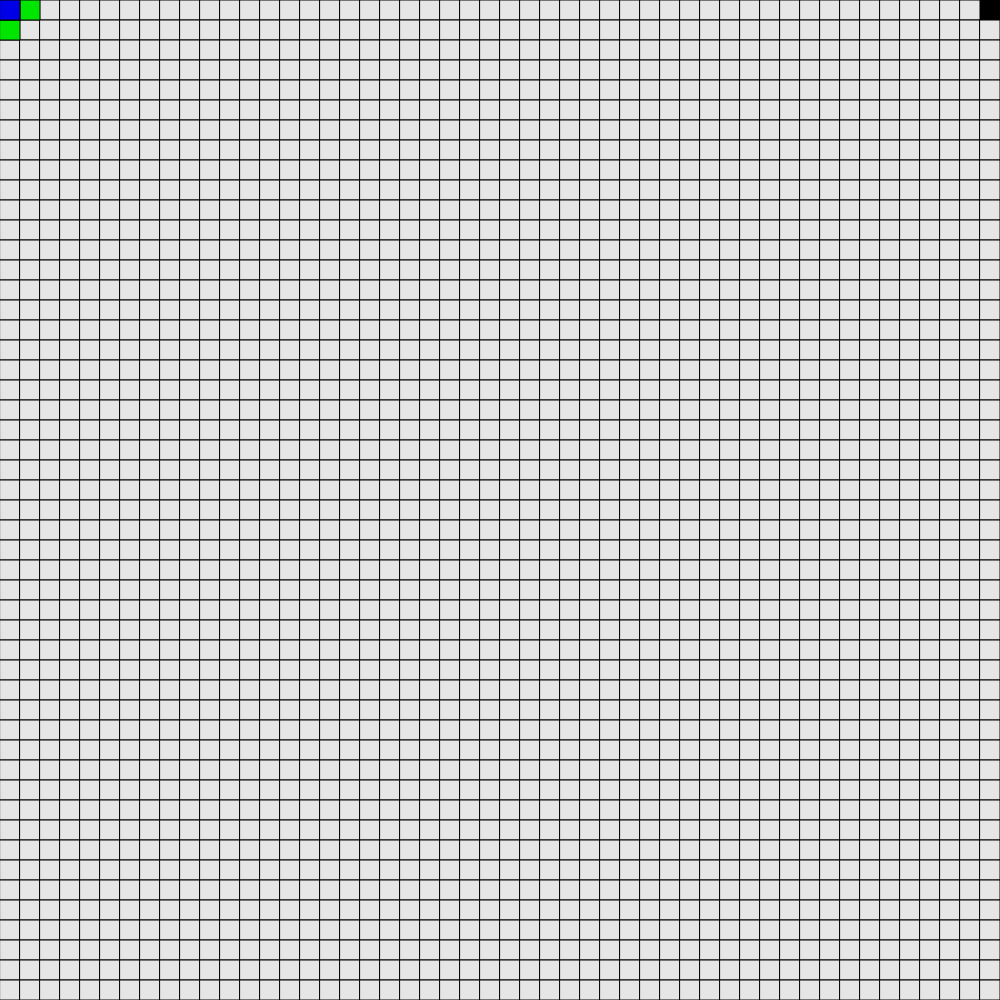
Frame 1 (no input)
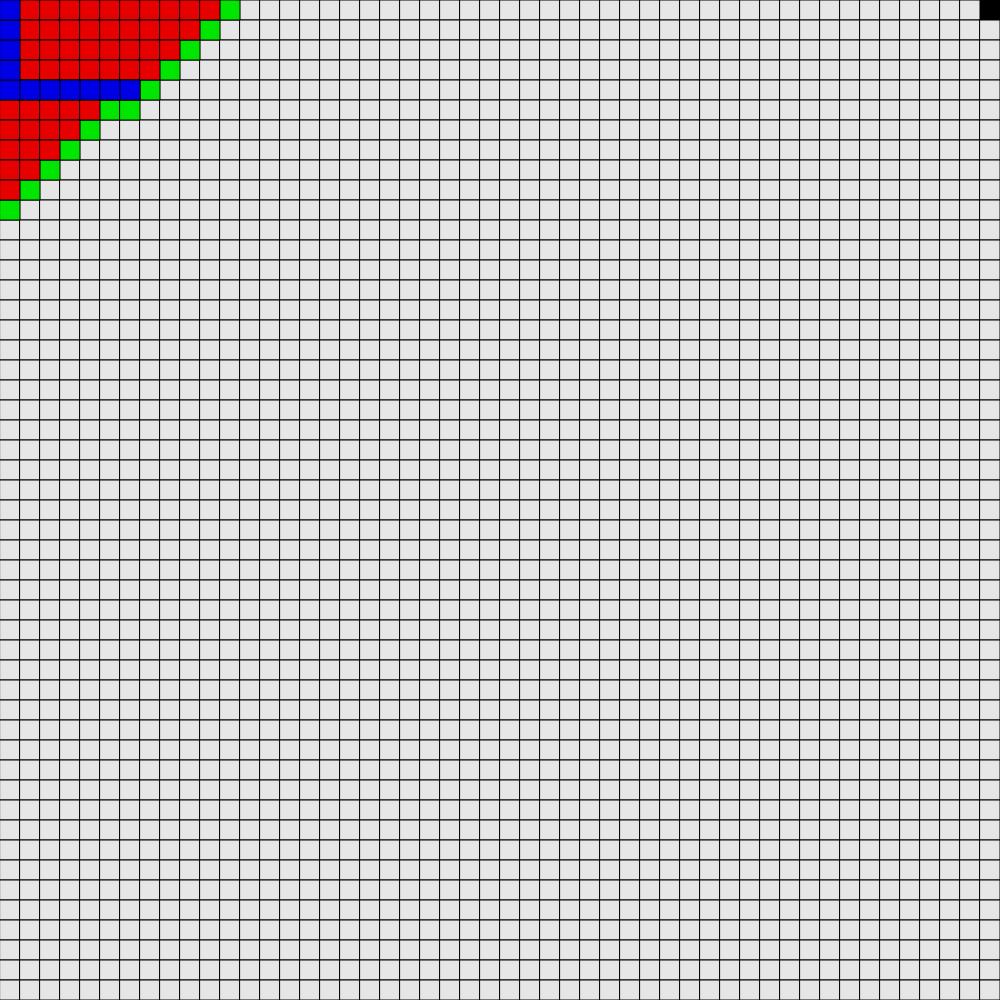
Frame 60 (no input)
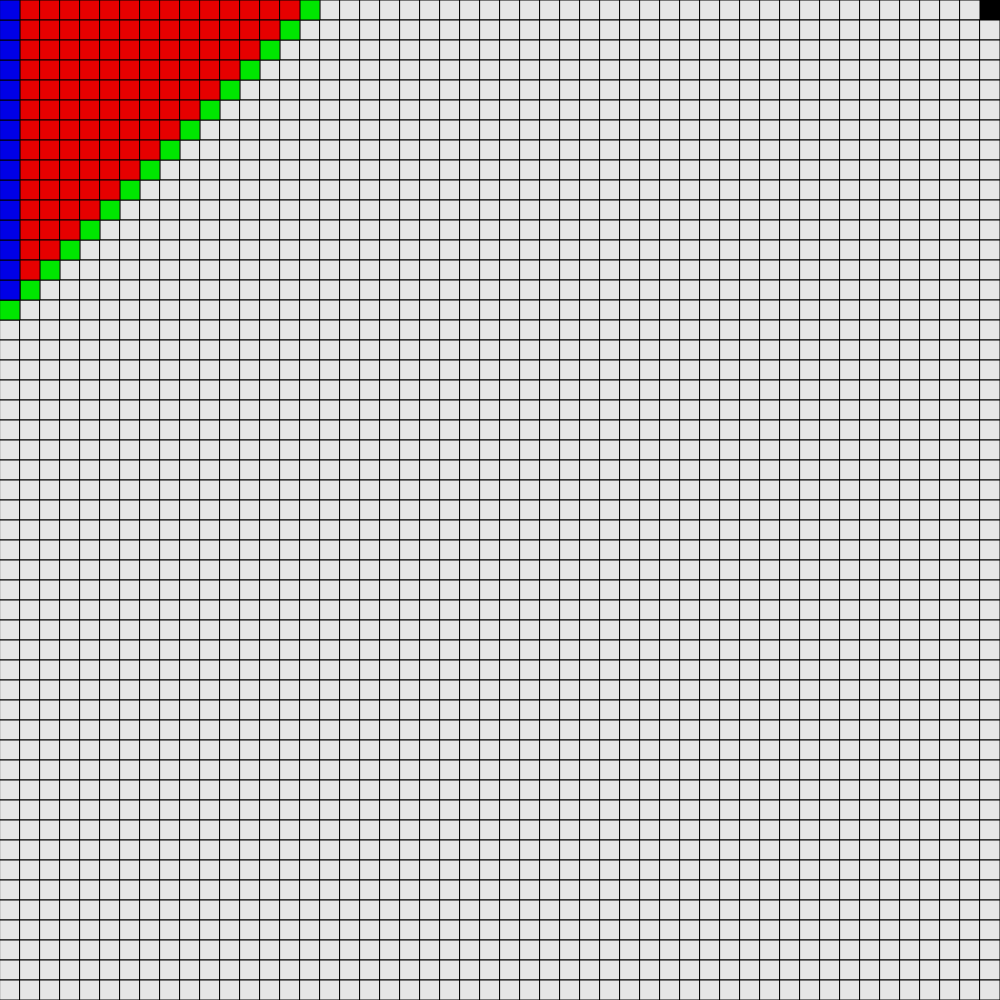
Frame 120 (the mouse pressed at the canvas centre since frame 60)

The p5.js sketch that drew these frames (run headless with seeded random() and noise() and a simulated clock; from frame 60 on, the mouse is pressed at the canvas centre):

// p5.js sketch
// ── sketch.js
function removeFromArray(arr, elt) {
  for (let i = arr.length - 1; i >= 0; i--) {
    if (arr[i] === elt) {
      arr.splice(i, 1);
    }
  }
}

function heuristic(a, b) {
  let d = abs(a.i - b.i) + abs(a.j - b.j)
  return d;
}

const cols = 50;
const rows = 50;
const grid = new Array(cols);

let openSet = [];
let closedSet = [];

let path = [];

let start;
let end;

let w, h;

function Spot(i, j) {
  this.i = i;
  this.j = j;
  this.f = 0;
  this.g = 0;
  this.h = 0;
  this.neighbors = [];
  this.previous = undefined;

  this.show = function (color) {
    fill(color);
    stroke(0);
    rect(this.i * w, this.j * h, w, h);
  };

  this.addNeigbors = function () {
    let i = this.i;
    let j = this.j;
    if (i < cols - 1) {
      this.neighbors.push(grid[i + 1][j]);
    }
    if (i > 0) {
      this.neighbors.push(grid[i - 1][j]);
    }
    if (j > 0) {
      this.neighbors.push(grid[i][j - 1]);
    }
    if (j < rows - 1) {
      this.neighbors.push(grid[i][j + 1]);
    }
  };
}

function setup() {
  createCanvas(innerHeight, innerHeight);

  w = width / cols;
  h = height / rows;

  for (let i = 0; i < cols; i++) {
    grid[i] = new Array(rows);
  }

  for (let i = 0; i < cols; i++) {
    for (let j = 0; j < rows; j++) {
      grid[i][j] = new Spot(i, j);
    }
  }

  for (let i = 0; i < cols; i++) {
    for (let j = 0; j < rows; j++) {
      grid[i][j].addNeigbors();
    }
  }

  start = grid[0][0];
  end = grid[cols-1][0];

  openSet.push(start);
}

function draw() {
  end.show(0);

  let current;

  if (openSet.length > 0) {
    let winner = 0;
    for (let i = 0; i < openSet.length; i++) {
      if (openSet[i].f < openSet[winner.f]) {
        winner = i;
      }
    }

    current = openSet[winner];

    if (current === end) {
      noLoop();
    }

    removeFromArray(openSet, current);
    closedSet.push(current);

    let neighbors = current.neighbors;
    for (let i = 0; i < neighbors.length; i++) {
      let neighbor = neighbors[i];

      if (!closedSet.includes(neighbor)) {
        let tempG = current.g + 1;

        if (openSet.includes(neighbor)) {
          if (tempG < neighbor.g) {
            neighbor.g = tempG;
          }
        } else {
          neighbor.g = tempG;
          openSet.push(neighbor);
        }

        neighbor.h = heuristic(neighbor, end);
        neighbor.f = neighbor.h + neighbor.g;
        neighbor.previous = current;
      }
    }
  }
  for (let i = 0; i < cols; i++) {
    for (let j = 0; j < rows; j++) {
      if (grid[i][j] != end) grid[i][j].show(230);
    }
  }

  for (let i = 0; i < openSet.length; i++) {
    openSet[i].show(color(0, 230, 0));
  }

  for (let i = 0; i < closedSet.length; i++) {
    closedSet[i].show(color(230, 0, 0));
  }

  let temp = current;
  path = [];
  path.push(temp);
  while (temp.previous) {
    path.push(temp.previous);
    temp = temp.previous;
  }

  for (let i = 0; i < path.length; i++) {
    path[i].show(color(0, 0, 230));
  }
}
